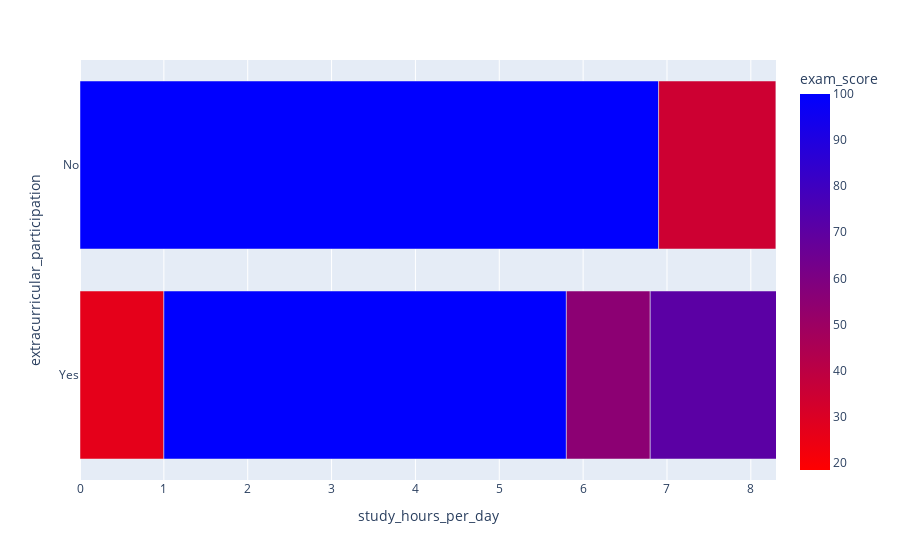

The notebook cell saved with this chart:
### Code cell
#Análisis por grupos: participación extracurricular y horas de estudio vs calificaciones
# Ajustar la escala del eje x para que vaya de 0 al máximo de horas de estudio
fig = px.bar(
    df, 
    y="extracurricular_participation", 
    x="study_hours_per_day", 
    color="exam_score", 
    orientation="h",
    color_continuous_scale='Bluered_r', 
    hover_name="exam_score"
)

# Configurar el rango del eje x
fig.update_layout(xaxis=dict(range=[0, df['study_hours_per_day'].max()]))

fig.show()

### Figure 1 — Plotly figure (JSON) as saved in the notebook; plotly's stock layout.template omitted (floating-point values rounded to 4 significant figures; data arrays with more than 128 entries replaced by an {"elided": "..."} marker saying what was removed)
{"data": [{"hovertemplate": "<b>%{hovertext}</b><br><br>study_hours_per_day=%{x}<br>extracurricular_participation=%{y}<br>exam_score=%{marker.color}<extra></extra>", "hovertext": {"elided": "1000 float values"}, "legendgroup": "", "marker": {"color": {"elided": "1000 float values"}, "coloraxis": "coloraxis", "pattern": {"shape": ""}}, "name": "", "orientation": "h", "showlegend": false, "textposition": "auto", "type": "bar", "x": {"elided": "1000 float values"}, "xaxis": "x", "y": {"elided": "1000 str values"}, "yaxis": "y"}], "layout": {"barmode": "relative", "coloraxis": {"colorbar": {"title": {"text": "exam_score"}}, "colorscale": [[0, "rgb(255,0,0)"], [1, "rgb(0,0,255)"]]}, "legend": {"tracegroupgap": 0}, "margin": {"t": 60}, "xaxis": {"anchor": "y", "domain": [0, 1], "range": [0, 8.3], "title": {"text": "study_hours_per_day"}}, "yaxis": {"anchor": "x", "domain": [0, 1], "title": {"text": "extracurricular_participation"}}}}
